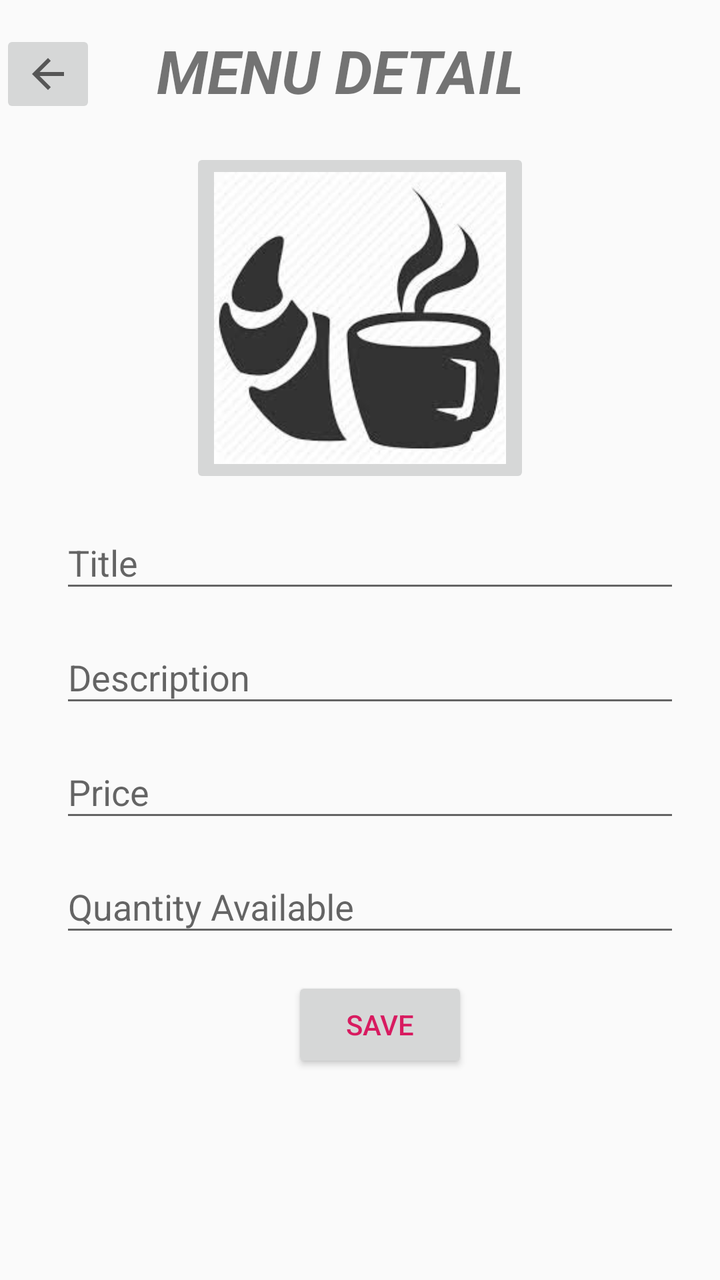
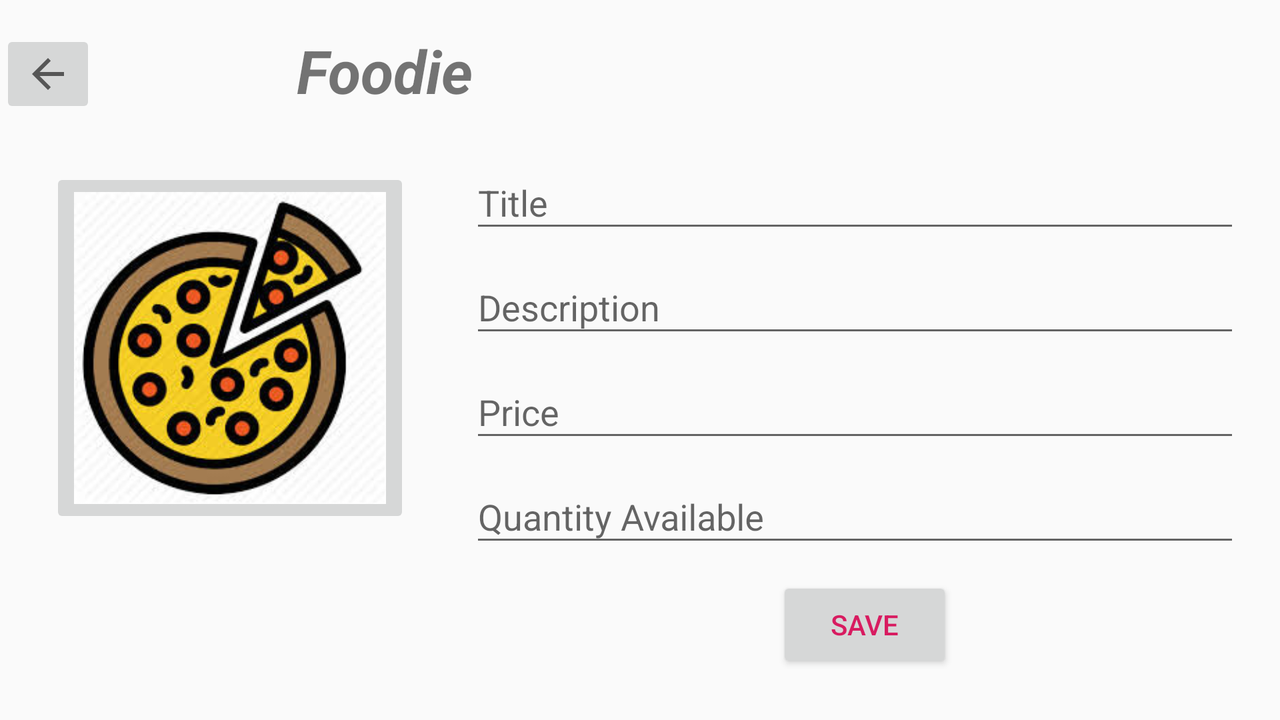

First picture: res/layout/ on a phone held upright. Second picture: the repository's own variant of that layout, on a device whose configuration matches the variant's folder. Source for both follows.
<!-- AndroidManifest.xml: application theme Theme.AppCompat.Light.NoActionBar -->
<!-- res/layout/menu_details.xml -->
<?xml version="1.0" encoding="utf-8"?>
<RelativeLayout xmlns:android="http://schemas.android.com/apk/res/android"
    xmlns:app="http://schemas.android.com/apk/res-auto"
    xmlns:tools="http://schemas.android.com/tools"
    android:layout_width="match_parent"
    android:layout_height="match_parent"
    android:orientation="vertical">

    <LinearLayout
        android:id="@+id/layoutTitle"
        android:layout_width="match_parent"
        android:gravity="center_horizontal"
        android:layout_height="wrap_content"
        android:paddingTop="15dp">

        <ImageButton
            android:id="@+id/btnBack"
            android:layout_width="wrap_content"
            android:layout_height="wrap_content"
            android:layout_marginRight="30dp"
            app:srcCompat="?attr/actionModeCloseDrawable" />

        <TextView
            android:id="@+id/title"
            android:layout_width="wrap_content"
            android:layout_height="wrap_content"
            android:layout_gravity="center_horizontal"
            android:layout_marginRight="100dp"
            android:gravity="center_horizontal"
            android:inputType="textPersonName"
            android:text="MENU DETAILS"
            android:textSize="30sp"
            android:textStyle="bold|italic" />

    </LinearLayout>


    <LinearLayout
        android:id="@+id/layoutImage"
        android:layout_width="match_parent"
        android:layout_height="wrap_content"
        android:paddingTop="15dp"
        android:gravity="center"
        android:layout_below="@+id/layoutTitle">

        <ImageButton
            android:id="@+id/profImgBtn"
            android:layout_width="170dp"
            android:layout_height="170dp"
            android:src="@drawable/coffee"
            tools:srcCompat="@drawable/coffee"
            android:scaleType="fitCenter"/>
    </LinearLayout>

    <LinearLayout
        android:id="@+id/layoutEdit"
        android:layout_width="match_parent"
        android:layout_height="wrap_content"
        android:layout_below="@+id/layoutImage"
        android:layout_gravity="center"
        android:orientation="vertical"
        android:paddingLeft="30dp"
        android:paddingRight="20dp" >

        <android.support.design.widget.TextInputLayout
            android:id="@+id/titleTxtLayout"
            android:layout_width="match_parent"
            android:layout_height="wrap_content"
            android:layout_centerHorizontal="true"
            android:layout_marginTop="5dp">
            <EditText
                android:id="@+id/titleTxt"
                android:layout_width="match_parent"
                android:layout_height="wrap_content"
                android:maxLength="50"
                android:ems="10"
                android:inputType="textPersonName"
                android:hint="Title"/>
        </android.support.design.widget.TextInputLayout>

        <android.support.design.widget.TextInputLayout
            android:id="@+id/descriptionTxtLayout"
            android:layout_width="match_parent"
            android:layout_height="wrap_content"
            android:layout_centerHorizontal="true"
            android:layout_marginTop="5dp">
            <EditText
                android:id="@+id/descriptionTxt"
                android:layout_width="match_parent"
                android:layout_height="wrap_content"
                android:maxLength="50"
                android:ems="10"
                android:inputType="textEmailAddress"
                android:hint="Description" />
        </android.support.design.widget.TextInputLayout>

        <android.support.design.widget.TextInputLayout
            android:id="@+id/priceTxtLayout"
            android:layout_width="match_parent"
            android:layout_height="wrap_content"
            android:layout_centerHorizontal="true"
            android:layout_marginTop="5dp">
            <EditText
                android:id="@+id/priceTxt"
                android:layout_width="match_parent"
                android:layout_height="wrap_content"
                android:maxLength="50"
                android:ems="10"
                android:inputType="text"
                android:hint="Price" />
        </android.support.design.widget.TextInputLayout>

        <android.support.design.widget.TextInputLayout
            android:id="@+id/quantityTxtLayout"
            android:layout_width="match_parent"
            android:layout_height="wrap_content"
            android:layout_centerHorizontal="true"
            android:layout_marginTop="5dp">
            <EditText
                android:id="@+id/quantityTxt"
                android:layout_width="match_parent"
                android:layout_height="wrap_content"
                android:maxLength="50"
                android:inputType="text"
                android:ems="10"
                android:hint="Quantity Available"/>
        </android.support.design.widget.TextInputLayout>

    </LinearLayout>

    <LinearLayout
        android:id="@+id/layoutSaveButton"
        android:layout_width="match_parent"
        android:layout_height="wrap_content"
        android:layout_below="@+id/layoutEdit"
        android:orientation="vertical"
        android:paddingLeft="20dp"
        android:paddingTop="15dp">

        <Button
            android:id="@+id/saveButton"
            android:layout_width="wrap_content"
            android:layout_height="wrap_content"
            android:layout_below="@+id/layoutAddress"
            android:layout_gravity="center_horizontal"
            android:text="SAVE"
            android:textColor="@color/colorAccent" />

    </LinearLayout>

</RelativeLayout>
<!-- resources referenced by this layout -->
<resources>
  <color name="colorAccent">#D81B60</color>
  <!-- drawable coffee: jpg bitmap (drawable, 8366 bytes) -->
</resources>
<!-- res/layout-land/menu_details.xml (the repository's variant of the layout above) -->
<!-- drawn on the phone turned sideways -->
<?xml version="1.0" encoding="utf-8"?>
<RelativeLayout xmlns:android="http://schemas.android.com/apk/res/android"
    xmlns:app="http://schemas.android.com/apk/res-auto"
    xmlns:tools="http://schemas.android.com/tools"
    android:layout_width="match_parent"
    android:layout_height="match_parent">

    <LinearLayout
        android:id="@+id/layoutTitle"
        android:layout_width="match_parent"
        android:layout_height="wrap_content"
        android:paddingTop="15dp">

        <ImageButton
            android:id="@+id/btnBack"
            android:layout_width="wrap_content"
            android:layout_height="wrap_content"
            android:layout_marginRight="30dp"
            app:srcCompat="?attr/actionModeCloseDrawable" />

        <TextView
            android:id="@+id/title"
            android:layout_width="wrap_content"
            android:layout_height="wrap_content"
            android:layout_gravity="center_horizontal"
            android:gravity="center_horizontal"
            android:inputType="textPersonName"
            android:text="Foodie"
            android:paddingLeft="70dp"
            android:textSize="30sp"
            android:textStyle="bold|italic" />

    </LinearLayout>

    <RelativeLayout
        android:layout_width="match_parent"
        android:layout_height="match_parent"
        android:layout_below="@+id/layoutTitle"
        android:orientation="vertical">

        <LinearLayout
            android:id="@+id/layoutImage"
            android:layout_width="wrap_content"
            android:layout_height="wrap_content"
            android:paddingTop="25dp"
            android:paddingLeft="25dp">

            <ImageButton
                android:id="@+id/menuImgBtn"
                android:layout_width="180dp"
                android:layout_height="180dp"
                android:src="@drawable/pizza"
                tools:srcCompat="@drawable/pizza"
                android:scaleType="fitCenter"/>
        </LinearLayout>

        <ScrollView xmlns:android="http://schemas.android.com/apk/res/android"
            android:layout_width="match_parent"
            android:layout_height="match_parent"
            android:layout_toRightOf="@+id/layoutImage"
            android:layout_toEndOf="@+id/layoutImage"
            android:fillViewport="true">

            <TableLayout
                android:layout_width="match_parent"
                android:layout_height="match_parent"
                android:stretchColumns="1">

                <LinearLayout
                    android:id="@+id/layoutEdit"
                    android:layout_width="match_parent"
                    android:layout_height="wrap_content"
                    android:layout_below="@+id/layoutTitle"
                    android:layout_toRightOf="@+id/layoutImage"
                    android:layout_toEndOf="@+id/layoutImage"
                    android:layout_gravity="center"
                    android:orientation="vertical"
                    android:paddingTop="10dp"
                    android:paddingLeft="30dp"
                    android:paddingRight="20dp" >
                    <android.support.design.widget.TextInputLayout
                        android:id="@+id/nameTxtLayout"
                        android:layout_width="match_parent"
                        android:layout_height="wrap_content"
                        android:layout_centerHorizontal="true">
                        <EditText
                            android:id="@+id/nameTxt"
                            android:layout_width="match_parent"
                            android:layout_height="wrap_content"
                            android:maxLength="50"
                            android:ems="10"
                            android:inputType="textPersonName"
                            android:hint="Title"/>
                    </android.support.design.widget.TextInputLayout>
                    <android.support.design.widget.TextInputLayout
                        android:id="@+id/emailTxtLayout"
                        android:layout_width="match_parent"
                        android:layout_height="wrap_content"
                        android:layout_centerHorizontal="true">
                        <EditText
                            android:id="@+id/emailTxt"
                            android:layout_width="match_parent"
                            android:layout_height="wrap_content"
                            android:ems="10"
                            android:inputType="textEmailAddress"
                            android:hint="Description" />
                    </android.support.design.widget.TextInputLayout>
                    <android.support.design.widget.TextInputLayout
                        android:id="@+id/descriptionTxtLayout"
                        android:layout_width="match_parent"
                        android:layout_height="wrap_content"
                        android:layout_centerHorizontal="true">
                        <EditText
                            android:id="@+id/descriptionTxt"
                            android:layout_width="match_parent"
                            android:layout_height="wrap_content"
                            android:maxLength="50"
                            android:ems="10"
                            android:inputType="text"
                            android:hint="Price" />
                    </android.support.design.widget.TextInputLayout>
                    <android.support.design.widget.TextInputLayout
                        android:id="@+id/addressTxtLayout"
                        android:layout_width="match_parent"
                        android:layout_height="wrap_content"
                        android:layout_centerHorizontal="true">
                        <EditText
                            android:id="@+id/addressTxt"
                            android:layout_width="match_parent"
                            android:layout_height="wrap_content"
                            android:maxLength="50"
                            android:ems="10"
                            android:inputType="text"
                            android:hint="Quantity Available"/>
                    </android.support.design.widget.TextInputLayout>

                </LinearLayout>

                <LinearLayout
                    android:id="@+id/layoutSaveButton"
                    android:layout_width="match_parent"
                    android:layout_height="wrap_content"
                    android:layout_below="@+id/layoutEdit"
                    android:orientation="vertical"
                    android:paddingLeft="20dp"
                    android:paddingTop="10dp">

                    <Button
                        android:id="@+id/saveButton"
                        android:layout_width="wrap_content"
                        android:layout_height="wrap_content"
                        android:layout_below="@+id/layoutAddress"
                        android:layout_gravity="center_horizontal"
                        android:text="SAVE"
                        android:textColor="@color/colorAccent" />

                </LinearLayout>

            </TableLayout>
        </ScrollView>

    </RelativeLayout>
</RelativeLayout>
<!-- resources referenced by the variant -->
<!-- as the phone turned sideways resolves them -->
<resources>
  <color name="colorAccent">#D81B60</color>
  <!-- drawable pizza: jpg bitmap (drawable, 93875 bytes) -->
</resources>
